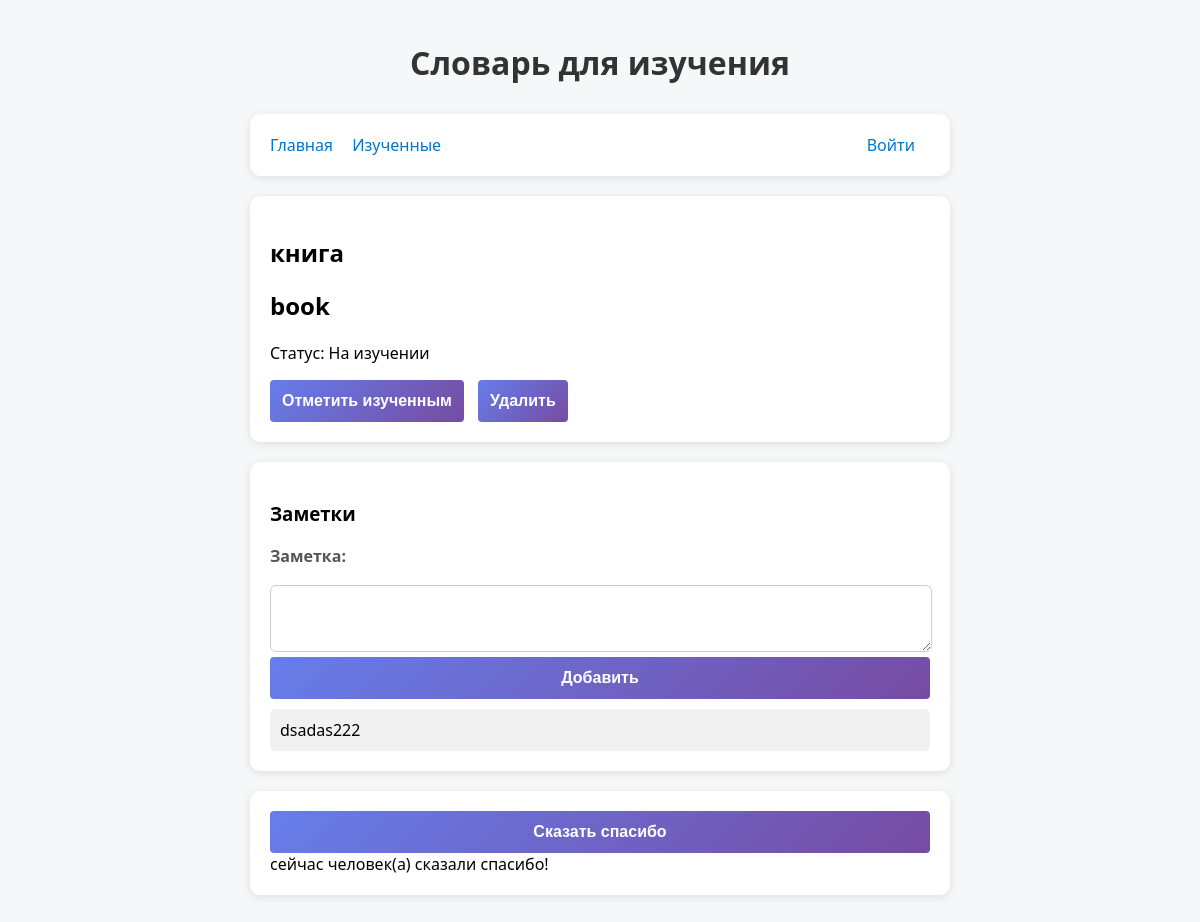
The page /words/6 on the database its author committed.
### core/models.py (models this page shows, shortened)
class Words(models.Model):
    slovo = models.CharField(max_length=200, verbose_name='Слово')
    perevod = models.CharField(max_length=200, verbose_name='Перевод')
    is_active = models.BooleanField(default=False, verbose_name='Изучено')
    profile = models.ForeignKey(Profile, on_delete=models.CASCADE, verbose_name='профиль пользователя')
    class Meta:
        verbose_name = 'Слово'
        verbose_name_plural = 'Слова'
        unique_together = (( 'slovo', 'perevod'), )

class Note(models.Model):
    note = models.TextField(verbose_name='Заметка')
    word = models.ForeignKey(
        Words,
        on_delete=models.CASCADE,
        null=True,
        blank=False,
        related_name='zametki',
        verbose_name='Пара слов'
    )
    class Meta:
        verbose_name = 'Заметка'
        verbose_name_plural = 'Заметки'

### core/views.py (the view)
# urls.py: path('words/<int:word_id>',  show_word, name='show_word'),
def show_word(request, word_id):
    word = Words.objects.get(id=word_id)
    notes = word.zametki.all()
    if request.method == 'POST':
        formNote = AddNote(request.POST)
        if formNote.is_valid():
            note = formNote.save(commit=False)
            note.word = word
            note.save()
            return redirect('show_word', word_id)
    else:
        formNote = AddNote()
    context = {
        'word': word,
        'notes': notes,
        'formNote': formNote,
    }
    return render(request, 'word/word.html', context)

### core/forms.py
class AddNote(forms.ModelForm):
    class Meta:
        model = Note
        fields = ['note']
        widgets = {
            'note': forms.Textarea(attrs={'rows': 3, 'class': 'form-control'}),
        }

### templates/word/word.html (shortened to what this page needs)
{% extends 'base.html' %}
{% block content %}
<div class="card">
    <h2 id="wordTitle">{{ word.slovo }}</h2>
    <h2 id="translation">{{ word.perevod }}</h2>
    <p>Статус: {% if word.is_active == 0 %}На изучении{% else %}Изучено{% endif %}</p>
    <div class="button-form">
        <form id="learn" method="post" action="{% url 'learn_word' word.id %}">
            <button>Отметить {% if word.is_active == 1 %} на изучение{% else %}изученным{% endif %}</button>
        </form>
    </div>
    <div class="button-form">
        <form id="delete" method="post" action="{% url 'delete_word' word.id %}">
            <button>Удалить</button>
        </form>
    </div>
</div>
<div class="card">
    <h3>Заметки</h3>
    <form id="noteForm" method="POST">
        {{ formNote.as_div }}
        <div class="form-block">
            <button>Добавить</button>
        </div>
    </form>
    <div id="notes">
        {% for note in notes %}
        <div class="note">{{ note.note }}</div>
        {% empty %}
        <p>Заметок нет</p>
        {% endfor %}
    </div>
</div>
{% endblock %}

### css/style.css (style rules this page uses)
body { font-family: "Segoe UI", sans-serif; background: #f6f7f9; margin: 0; padding: 20px; display: flex; justify-content: center; }
.card { background: white; padding: 20px; border-radius: 10px; box-shadow: 0 2px 8px rgba(0, 0, 0, 0.1); margin-bottom: 20px; }
button { padding: 10px 15px; border: none; background: #0077cc; color: white; border-radius: 6px; cursor: pointer; }
textarea { width: 97%; padding: 10px; border-radius: 6px; border: 1px solid #ccc; margin-top: 10px; }
.note { background: #f1f1f1; padding: 10px; border-radius: 6px; margin-top: 10px; }
.button-form { display: inline-block; margin-right: 10px; }
label { display: block; margin-bottom: 8px; color: #555; font-weight: bold; }
button { width: 100%; padding: 12px; background: linear-gradient(135deg, #667eea 0%, #764ba2 100%); color: white; border: none; border-radius: 4px; font-size: 16px; font-weight: bold; cursor: pointer; transition: transform 0.2s; }

### rows shown on the page
Words: slovo "книга", perevod "book"
Note: note "dsadas222"
